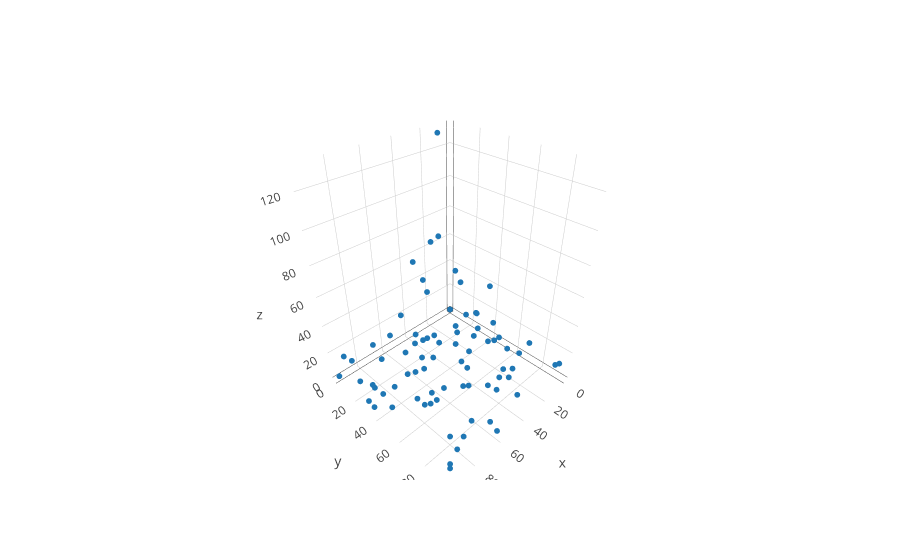

Here is the notebook cell this chart was saved with:
### Markdown cell above
Here, we take a sample of 20 percent of the above grid to "observe"

### Code cell
X_part, y_part = sim.rand_partial_grid(X, y, 0.2)
X_full, y_full, obs_idx, imag_idx = fill_grid(X_part, y_part)

color = np.zeros(X_full.shape[0])
color[obs_idx] = 1.0
trace_partial_obs = go.Scatter3d(x = X_full[obs_idx, 0], y = X_full[obs_idx, 1],
                                 z= y[obs_idx], mode = 'markers', marker=dict(size = 2))
iplot([trace_partial_obs])

### Figure 1 — Plotly figure (JSON) as saved in the notebook; plotly's stock layout.template omitted (floating-point values rounded to 4 significant figures)
{"data": [{"marker": {"size": 2}, "mode": "markers", "type": "scatter3d", "x": [0, 0, 0, 0, 0, 5, 5, 10, 10, 10, 10, 10, 15, 20, 25, 25, 25, 25, 25, 30, 30, 30, 30, 30, 30, 30, 35, 35, 35, 35, 35, 40, 40, 40, 45, 45, 45, 45, 45, 45, 45, 50, 50, 50, 50, 55, 55, 55, 60, 60, 60, 60, 60, 60, 65, 70, 70, 70, 75, 75, 75, 75, 75, 75, 80, 80, 80, 85, 85, 85, 85, 90, 90, 90, 90, 95, 95, 95, 95, 95], "y": [5, 10, 25, 70, 90, 30, 95, 0, 25, 45, 50, 70, 40, 10, 0, 30, 60, 65, 70, 15, 30, 35, 50, 60, 75, 80, 15, 25, 45, 50, 75, 15, 25, 85, 0, 15, 25, 30, 60, 75, 95, 20, 25, 65, 85, 0, 15, 25, 30, 55, 65, 70, 90, 95, 50, 10, 35, 50, 10, 55, 60, 65, 85, 90, 35, 55, 80, 0, 20, 30, 90, 15, 30, 45, 90, 0, 10, 30, 35, 95], "z": [36, 29, 11, 12, 7, 16, 15, 129, 15, 4, 8, 10, 15, 72, 38, 17, 37, 29, 7, 3, 33, 8, 24, 65, 30, 18, 41, 6, 3, 1, 11, 5, 82, 22, 20, 67, 16, 3, 28, 12, 20, 19, 3, 8, 20, 9, 4, 18, 1, 6, 54, 19, 7, 4, 2, 5, 10, 25, 20, 4, 9, 16, 4, 21, 7, 13, 4, 7, 1, 1, 8, 4, 10, 6, 1, 1, 24, 3, 2, 8]}], "layout": {}}
